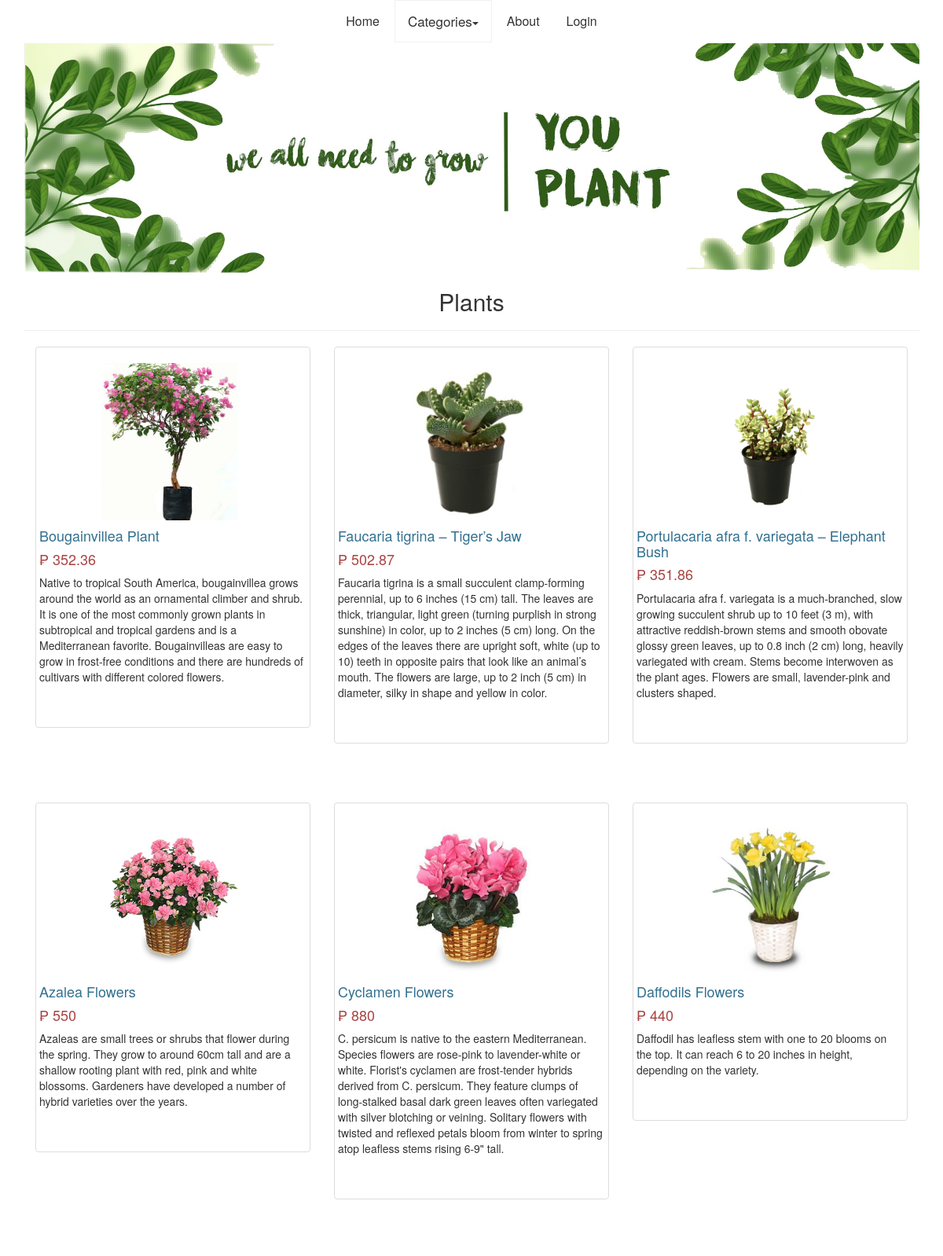
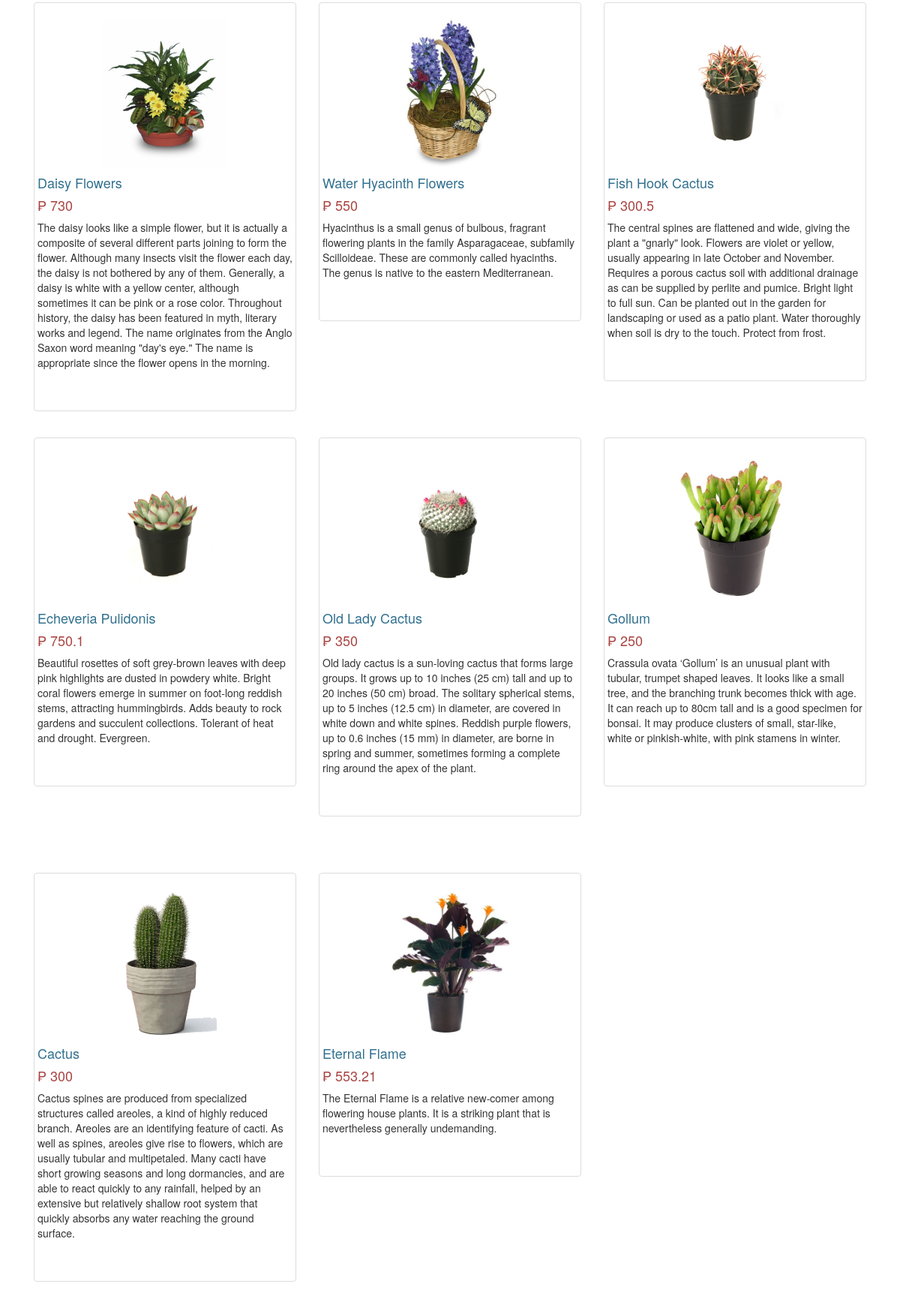
The app's page /plants.php with its own data (2 pictures, top to bottom).
### tables this page shows
CREATE TABLE `products` (
  `id` int(10) NOT NULL,
  `category` varchar(50) NOT NULL,
  `name` varchar(50) NOT NULL,
  `price` float NOT NULL,
  `stocks` int(100) NOT NULL,
  `image` mediumtext NOT NULL,
  `descr` longtext NOT NULL
);

### plants.php (the view, shortened to what this page needs)
 <?php
 $connect = mysqli_connect("localhost", "root", "", "youplant");
?>
<!DOCTYPE html>
<html>
<head>
	<link rel="stylesheet" href="css/bootstrap.css">
	<link rel="stylesheet" href="css/car.css">
</head>
<body>
	<form method="POST" accept="action.php">
	<div id="whole" class="container" style="margin: 0 auto; background-color: white;">
	<div class="banner" style="padding-top:50px; ">
		<img class="banner" src="images/banner.jpg" alt="thumb">
	</div>
	<div class="navbar navbar-fixed-top" style="background-color: white;">
		<center>
        <a class="btn btn-default" href="home.php" style="border:none; padding:15px; font-size: 16px;">Home</a>
        <div class="btn-group">
          <button class="btn btn-default dropdown-toggle" type="submit" data-toggle="dropdown" style="font-size: 17px; padding: 14px 16px;">Categories<span class="caret"></span></button>
        </div>
        <a class="btn btn-default" href="about.php" style="border:none; padding:15px; font-size: 16px;">About</a>
        <?php if(isset($_SESSION['sess_user'])){ ?>
          <a href="logout.php" class="btn btn-default" style="border:none; padding:15px; font-size: 16px;">Logout</a>
          <a class="btn btn-default" href="profile.php" style="border:none; padding:15px; font-size: 16px;">Account</a>
        <?php }else{ ?>
        <a href="login.php" class="btn btn-default" style="border:none; padding:15px; font-size: 16px;">Login</a>
      <?php } ?>
  			</center>
		</div>
	</div>
	<div class="container">
		<h2 align="center">Plants</h2><hr>
	</div>
	<div class="container">
	<?php
        $query = "SELECT * FROM products WHERE category='Plants' ORDER BY id ASC ";
        $result = mysqli_query($connect, $query);
        if(mysqli_num_rows($result) > 0) {
            while($row = mysqli_fetch_array($result))
            {
     ?>
     <form target="paypal" action="https://www.paypal.com/cgi-bin/webscr" method="post">
     	<div class="col-lg-4" style="height: 580px;">
              <div class="thumbnail" style="padding-top: 20px;">
                 <img src="<?php echo $row["image"]; ?>" style="height: 200px;">
                 <h4 class="text-info"><?php echo $row["name"]; ?></h4>
                 <h4 class="text-danger">₱ <?php echo $row["price"]; ?></h4>
                 <p><?php echo $row['descr']; ?></p>
                </form>
              </div>
     <?php
          }
        }
     ?>
</form>
</body>
</html>

### css/car.css (style rules this page uses)
html, body, main { width: 100%; height: 100%; margin: 0; padding: 0; }

### plants.php (style rules this page uses)
body { min-height: 100%; background-repeat: no-repeat; background-attachment: fixed; background-position: center; background-size: cover; }
div.btn-group { border: 1px solid #f1f1f1; background-color: #ffffff; }
div.btn-group button { background-color: inherit; border: none; outline: none; transition: 0.3s; }
.banner { width: 100%; }

### records on screen
products: image (picture), name "Bougainvillea Plant", price "352.36", descr "Native to tropical South America, bougainvillea grows around the world as an ornamental climber and shrub. It is one of the most commonly grown plants in subtropical and tropical gardens and is a Mediterranean favorite. Bougainvilleas are easy to grow in frost-free conditions and there are hundreds of cultivars with different colored flowers."
products: image (picture), name "Faucaria tigrina – Tiger’s Jaw", price "502.87", descr "Faucaria tigrina is a small succulent clamp-forming perennial, up to 6 inches (15 cm) tall. The leaves are thick, triangular, light green (turning purplish in strong sunshine) in color, up to 2 inches (5 cm) long. On the edges of the leaves there are upright soft, white (up to 10) teeth in opposite pairs that look like an animal’s mouth. The flowers are large, up to 2 inch (5 cm) in diameter, silky in shape and yellow in color."
products: image (picture), name "Portulacaria afra f. variegata – Elephant Bush", price "351.86", descr "Portulacaria afra f. variegata is a much-branched, slow growing succulent shrub up to 10 feet (3 m), with attractive reddish-brown stems and smooth obovate glossy green leaves, up to 0.8 inch (2 cm) long, heavily variegated with cream. Stems become interwoven as the plant ages. Flowers are small, lavender-pink and clusters shaped."
products: image (picture), name "Azalea Flowers", price "550", descr "Azaleas are small trees or shrubs that flower during the spring. They grow to around 60cm tall and are a shallow rooting plant with red, pink and white blossoms. Gardeners have developed a number of hybrid varieties over the years."
products: image (picture), name "Cyclamen Flowers", price "880", descr "C. persicum is native to the eastern Mediterranean. Species flowers are rose-pink to lavender-white or white. Florist's cyclamen are frost-tender hybrids derived from C. persicum. They feature clumps of long-stalked basal dark green leaves often variegated with silver blotching or veining. Solitary flowers with twisted and reflexed petals bloom from winter to spring atop leafless stems rising 6-9\" tall."
products: image (picture), name "Daffodils Flowers", price "440", descr "Daffodil has leafless stem with one to 20 blooms on the top. It can reach 6 to 20 inches in height, depending on the variety."
products: image (picture), name "Daisy Flowers", price "730", descr "The daisy looks like a simple flower, but it is actually a composite of several different parts joining to form the flower. Although many insects visit the flower each day, the daisy is not bothered by any of them. Generally, a daisy is white with a yellow center, although sometimes it can be pink or a rose color. Throughout history, the daisy has been featured in myth, literary works and legend. The name originates from the Anglo Saxon word meaning \"day's eye.\" The name is appropriate since the flower opens in the morning."
products: image (picture), name "Water Hyacinth Flowers", price "550", descr "Hyacinthus is a small genus of bulbous, fragrant flowering plants in the family Asparagaceae, subfamily Scilloideae. These are commonly called hyacinths. The genus is native to the eastern Mediterranean."
products: image (picture), name "Fish Hook Cactus", price "300.5", descr "The central spines are flattened and wide, giving the plant a \"gnarly\" look. Flowers are violet or yellow, usually appearing in late October and November. Requires a porous cactus soil with additional drainage as can be supplied by perlite and pumice. Bright light to full sun. Can be planted out in the garden for landscaping or used as a patio plant. Water thoroughly when soil is dry to the touch. Protect from frost."
products: image (picture), name "Echeveria Pulidonis", price "750.1", descr "Beautiful rosettes of soft grey-brown leaves with deep pink highlights are dusted in powdery white. Bright coral flowers emerge in summer on foot-long reddish stems, attracting hummingbirds. Adds beauty to rock gardens and succulent collections. Tolerant of heat and drought. Evergreen."
products: image (picture), name "Old Lady Cactus", price "350", descr "Old lady cactus is a sun-loving cactus that forms large groups. It grows up to 10 inches (25 cm) tall and up to 20 inches (50 cm) broad. The solitary spherical stems, up to 5 inches (12.5 cm) in diameter, are covered in white down and white spines. Reddish purple flowers, up to 0.6 inches (15 mm) in diameter, are borne in spring and summer, sometimes forming a complete ring around the apex of the plant."
products: image (picture), name "Gollum", price "250", descr "Crassula ovata ‘Gollum’ is an unusual plant with tubular, trumpet shaped leaves. It looks like a small tree, and the branching trunk becomes thick with age. It can reach up to 80cm tall and is a good specimen for bonsai. It may produce clusters of small, star-like, white or pinkish-white, with pink stamens in winter."
products: image (picture), name "Cactus", price "300", descr "Cactus spines are produced from specialized structures called areoles, a kind of highly reduced branch. Areoles are an identifying feature of cacti. As well as spines, areoles give rise to flowers, which are usually tubular and multipetaled. Many cacti have short growing seasons and long dormancies, and are able to react quickly to any rainfall, helped by an extensive but relatively shallow root system that quickly absorbs any water reaching the ground surface."
products: image (picture), name "Eternal Flame", price "553.21", descr "The Eternal Flame is a relative new-comer among flowering house plants. It is a striking plant that is nevertheless generally undemanding."
